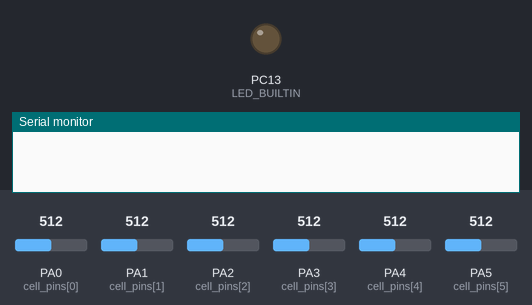
Recording of a sketch running on a simulated STM32 Blue Pill. Parts: output pins drawn as LEDs (lit = HIGH), the last lines printed to the serial monitor. The inputs (shaded band) are chosen by the test bench; at power-on: PA0 (cell_pins[0]) = 512, PA1 (cell_pins[1]) = 512, PA2 (cell_pins[2]) = 512, PA3 (cell_pins[3]) = 512, PA4 (cell_pins[4]) = 512, PA5 (cell_pins[5]) = 512.

Above: at 0.0 s.
At 1.1 s:
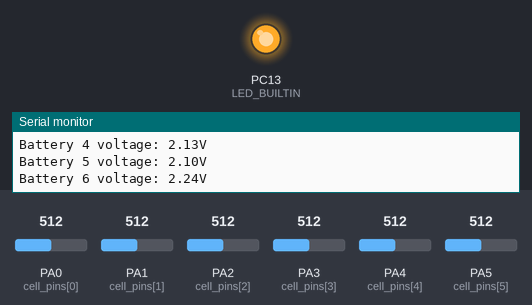
Timing chart, 0 to 2.6 s (numbered marks = the images above):
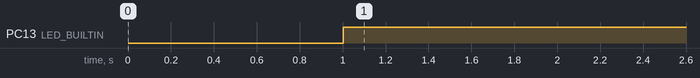

The sketch:

BMS.ino
```cpp
#define CELL_MAX      4.2f
#define CELL_MIN      3.0f
#define ADC_VOLTS     5
#define DEBUG

const uint8_t  cell_pins[6] = {0, 1, 2, 3, 4, 5};
const uint16_t res_high[6] = {0, 1000, 2400, 9100, 6200, 6200};
const uint16_t res_low[6] = {1000, 1000, 1100, 3000, 1600, 1300};
float factor[6];

typedef enum
{
  ERROR,
  VALID
} error_t;

typedef struct
{
  uint16_t volts_raw[6];
  float    volts_scaled[6];
  float    volts_stack;
} cells_t;

cells_t cells;

static void scaleVolts()
{
  // Locals
  uint8_t i;
  uint8_t j;

  cells.volts_stack = 0;

  for (i = 0; i < 6; i++)
  {
      cells.volts_scaled[i] = ADC_VOLTS * ((float) cells.volts_raw[i] / 1024) * (1 / factor[i]);
      for (j = 0; j < i; j++)
      {
          cells.volts_scaled[i] -= cells.volts_scaled[j];
      }
      cells.volts_stack += cells.volts_scaled[i];
  }
}

static error_t detError()
{
   // Locals
   uint8_t i;
   error_t ret = VALID;

   for (i = 0; i < 6; i++)
   {
      if (cells.volts_scaled[i] > CELL_MAX || cells.volts_scaled[i] < CELL_MIN)
      {
          ret = ERROR;
      }
   }

   if (cells.volts_stack < (CELL_MIN * 6) || cells.volts_stack > (CELL_MAX * 6))
   {
      ret = ERROR;
   }

   return ret;
}

static void printCells(error_t err)
{
    // Locals
    uint8_t i;
    char buff[30];

    Serial.flush();

    if (err == ERROR)
    {
      Serial.println("ERROR! Cell voltage exceeded min/max!");
    }
    else
    {
      Serial.println("--- Cell Voltages -------------------");
    }

    Serial.print("Stack voltage: ");
    Serial.print(cells.volts_stack);
    Serial.println("V");

    for (i = 0; i < 6; i++)
    {
      sprintf(&buff[0], "Battery %d voltage: ", i + 1);
      Serial.print(&buff[0]);
      Serial.print(cells.volts_scaled[i]);
      Serial.println("V");
    }

    digitalWrite(LED_BUILTIN, err == ERROR ? HIGH : LOW);
}

// Run once to setup parameters
void setup()
{
  // Locals
  int i;
  char buff[30];

  Serial.begin(9600);
  pinMode(LED_BUILTIN, OUTPUT);

  delay(1000);

  for (i = 0; i < 6; i++)
  {
    factor[i] = ((float) res_low[i] / (res_high[i] + res_low[i]));
    #ifdef DEBUG
    sprintf(&buff[0], "Cell %d Factor: ", i + 1);
    Serial.print(&buff[0]);
    Serial.println(factor[i]);
    #endif
  }
}

// Main loop
void loop()
{
  // Locals
  uint8_t i;

  for (i = 0; i < 6; i++)
  {
    cells.volts_raw[i] = analogRead(cell_pins[i]);
  }

  scaleVolts();
  printCells(detError());

  delay(5000);
}
```

Measured:
- by itself, PC13 (LED_BUILTIN): LOW → HIGH at 1.0 s
